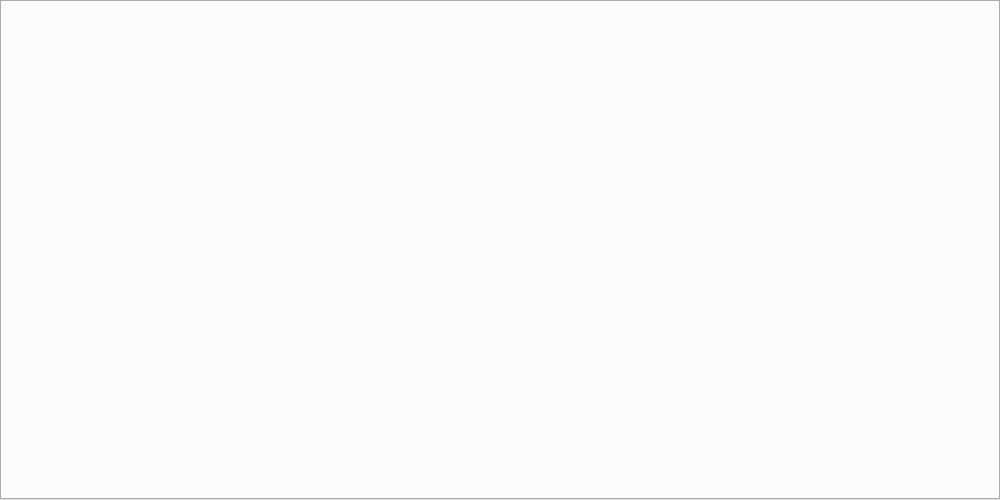
<?xml version="1.0" encoding="UTF-8"?>
<ui version="4.0">
 <class>RundownWidget</class>
 <widget class="QWidget" name="RundownWidget">
  <property name="geometry">
   <rect>
    <x>0</x>
    <y>0</y>
    <width>1000</width>
    <height>500</height>
   </rect>
  </property>
  <property name="styleSheet">
   <string notr="true"/>
  </property>
  <layout class="QVBoxLayout" name="verticalLayout_2">
   <property name="spacing">
    <number>0</number>
   </property>
   <property name="margin">
    <number>0</number>
   </property>
   <item>
    <widget class="QTabWidget" name="tabWidgetRundown">
     <property name="tabsClosable">
      <bool>true</bool>
     </property>
    </widget>
   </item>
  </layout>
 </widget>
 <resources/>
 <connections>
  <connection>
   <sender>tabWidgetRundown</sender>
   <signal>tabCloseRequested(int)</signal>
   <receiver>RundownWidget</receiver>
   <slot>tabCloseRequested(int)</slot>
   <hints>
    <hint type="sourcelabel">
     <x>802</x>
     <y>172</y>
    </hint>
    <hint type="destinationlabel">
     <x>1007</x>
     <y>158</y>
    </hint>
   </hints>
  </connection>
  <connection>
   <sender>tabWidgetRundown</sender>
   <signal>currentChanged(int)</signal>
   <receiver>RundownWidget</receiver>
   <slot>currentChanged(int)</slot>
   <hints>
    <hint type="sourcelabel">
     <x>937</x>
     <y>292</y>
    </hint>
    <hint type="destinationlabel">
     <x>1015</x>
     <y>289</y>
    </hint>
   </hints>
  </connection>
 </connections>
 <slots>
  <slot>tabCloseRequested(int)</slot>
  <slot>currentChanged(int)</slot>
 </slots>
</ui>
